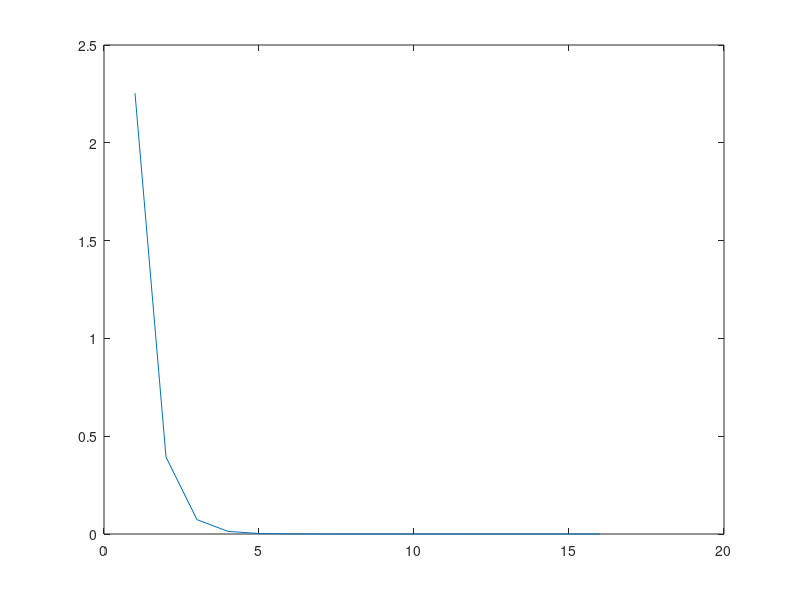

This figure's MATLAB source:
%TASK 3
%Solving system of equations 
%using Gauss - Seidel iterative method
%Errors should be calculated 

A = [6 2 1 -1;
     4 -10 2 -1;
     2 -1 8 -1;
     5 -2 1 -8];
 
b = [6; -8; 0; 2];

L = tril(A);
D = diag(diag(A));
U = triu(A);

%convergence conditions
M = -U*inv(D+L);
if(max(abs(eig(M)))<1)
    disp("necessary convergence condition fulfilled");
else
    disp("necessary convergence condition not fulfilled");
end
sum = 0;
conv_suf1 = true;
for i = 1 : size(A,1)
    for j = 1 : size(A,1)
        if(i~=j)
            sum = sum + abs(A(i,j));
        end
    end
    if(abs(A(i,i))>sum)
            conv_suf1 = false;
    end
end

sum = 0;
conv_suf2 = true;
for j = 1 : size(A,1)
    for i = 1 : size(A,1)
        if(i~=j)
            sum = sum + abs(A(i,j));
        end
    end
    if(abs(A(j,j))>sum)
            conv_suf2 = false;
    end
end
if(conv_suf1==conv_suf2)
    disp("Sufficient condition not fulfilled");
elseif(conv_suf1)
    disp("Sufficient condition fulfilled, row strong dominance");
elseif(conv_suf2)
    disp("Sufficient condition fulfilled, column strong dominance");
end

solution = zeros(size(A,1),1);
n = size(A,1);
conv = inf;
border=1e-10; 
it=0;

r = zeros(16,1);

while (conv>border&&it<=10000)
    
    prev=solution;
    for i=1:n
       
        sum=0;
        
           for j = 1 : i-1
               sum = sum - L(i,j)*solution(j,1);             
           end

           for j = 1+i : n
               sum = sum - U(i,j)*prev(j,1);            
           end
           
           solution(i,1) = (sum + b(i,1))/D(i,i);
    end
 
    it=it+1;
    conv=norm(A*solution-b);
    r(it) = norm(A*solution - b);
end
if(it>=10000)
    error('too many iterations');
end
it = [1 2 3 4 5 6 7 8 9 10 11 12 13 14 15 16];
plot(it, r);

